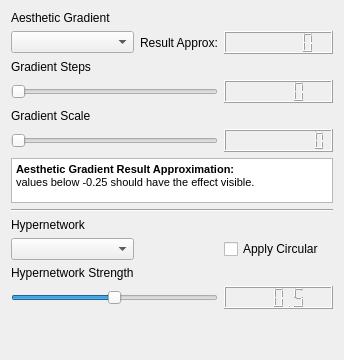
             <widget class="QWidget" name="tab_7">
              <attribute name="title">
               <string>Embeddings</string>
              </attribute>
              <layout class="QGridLayout" name="gridLayout_8">
               <item row="1" column="1">
                <widget class="QLabel" name="label_50">
                 <property name="text">
                  <string>Result Approx:</string>
                 </property>
                </widget>
               </item>
               <item row="1" column="0">
                <widget class="QComboBox" name="gradientList"/>
               </item>
               <item row="10" column="0">
                <widget class="QLabel" name="label_53">
                 <property name="text">
                  <string>Hypernetwork Strength</string>
                 </property>
                </widget>
               </item>
               <item row="2" column="0">
                <widget class="QLabel" name="label_48">
                 <property name="text">
                  <string>Gradient Steps</string>
                 </property>
                </widget>
               </item>
               <item row="5" column="0" colspan="2">
                <widget class="QSlider" name="gradientScale">
                 <property name="maximum">
                  <number>500000</number>
                 </property>
                 <property name="orientation">
                  <enum>Qt::Horizontal</enum>
                 </property>
                </widget>
               </item>
               <item row="12" column="0">
                <spacer name="verticalSpacer_8">
                 <property name="orientation">
                  <enum>Qt::Vertical</enum>
                 </property>
                 <property name="sizeHint" stdset="0">
                  <size>
                   <width>20</width>
                   <height>40</height>
                  </size>
                 </property>
                </spacer>
               </item>
               <item row="4" column="0">
                <widget class="QLabel" name="label_49">
                 <property name="text">
                  <string>Gradient Scale</string>
                 </property>
                </widget>
               </item>
               <item row="7" column="0" colspan="3">
                <widget class="Line" name="line_4">
                 <property name="orientation">
                  <enum>Qt::Horizontal</enum>
                 </property>
                </widget>
               </item>
               <item row="1" column="2">
                <widget class="QLCDNumber" name="resultApproxLCD">
                 <property name="smallDecimalPoint">
                  <bool>true</bool>
                 </property>
                 <property name="digitCount">
                  <number>6</number>
                 </property>
                </widget>
               </item>
               <item row="11" column="0" colspan="2">
                <widget class="QSlider" name="hypernetwork_strength">
                 <property name="maximum">
                  <number>1000</number>
                 </property>
                 <property name="value">
                  <number>500</number>
                 </property>
                 <property name="orientation">
                  <enum>Qt::Horizontal</enum>
                 </property>
                </widget>
               </item>
               <item row="6" column="0" colspan="3">
                <widget class="QTextBrowser" name="textBrowser">
                 <property name="sizePolicy">
                  <sizepolicy hsizetype="Expanding" vsizetype="Expanding">
                   <horstretch>0</horstretch>
                   <verstretch>0</verstretch>
                  </sizepolicy>
                 </property>
                 <property name="minimumSize">
                  <size>
                   <width>0</width>
                   <height>0</height>
                  </size>
                 </property>
                 <property name="maximumSize">
                  <size>
                   <width>16777215</width>
                   <height>45</height>
                  </size>
                 </property>
                 <property name="baseSize">
                  <size>
                   <width>0</width>
                   <height>200</height>
                  </size>
                 </property>
                 <property name="html">
                  <string>&lt;!DOCTYPE HTML PUBLIC &quot;-//W3C//DTD HTML 4.0//EN&quot; &quot;http://www.w3.org/TR/REC-html40/strict.dtd&quot;&gt;
&lt;html&gt;&lt;head&gt;&lt;meta name=&quot;qrichtext&quot; content=&quot;1&quot; /&gt;&lt;meta charset=&quot;utf-8&quot; /&gt;&lt;style type=&quot;text/css&quot;&gt;
p, li { white-space: pre-wrap; }
hr { height: 1px; border-width: 0; }
&lt;/style&gt;&lt;/head&gt;&lt;body style=&quot; font-family:'Segoe UI'; font-size:9pt; font-weight:400; font-style:normal;&quot;&gt;
&lt;p style=&quot; margin-top:0px; margin-bottom:0px; margin-left:0px; margin-right:0px; -qt-block-indent:0; text-indent:0px;&quot;&gt;&lt;span style=&quot; font-family:'MS Shell Dlg 2'; font-size:8.25pt; font-weight:600;&quot;&gt;Aesthetic Gradient Result Approximation:&lt;/span&gt;&lt;/p&gt;
&lt;p style=&quot; margin-top:0px; margin-bottom:0px; margin-left:0px; margin-right:0px; -qt-block-indent:0; text-indent:0px;&quot;&gt;&lt;span style=&quot; font-family:'MS Shell Dlg 2'; font-size:8.25pt;&quot;&gt;values below -0.25 should have the effect visible.&lt;/span&gt;&lt;/p&gt;&lt;/body&gt;&lt;/html&gt;</string>
                 </property>
                </widget>
               </item>
               <item row="9" column="0">
                <widget class="QComboBox" name="use_hypernetwork"/>
               </item>
               <item row="3" column="0" colspan="2">
                <widget class="QSlider" name="gradientSteps">
                 <property name="maximum">
                  <number>100</number>
                 </property>
                 <property name="orientation">
                  <enum>Qt::Horizontal</enum>
                 </property>
                </widget>
               </item>
               <item row="0" column="0">
                <widget class="QLabel" name="label_47">
                 <property name="text">
                  <string>Aesthetic Gradient</string>
                 </property>
                </widget>
               </item>
               <item row="11" column="2">
                <widget class="QLCDNumber" name="hypernetwork_strengthNumber">
                 <property name="value" stdset="0">
                  <double>0.500000000000000</double>
                 </property>
                </widget>
               </item>
               <item row="3" column="2">
                <widget class="QLCDNumber" name="gradientStepsLCD">
                 <property name="digitCount">
                  <number>5</number>
                 </property>
                </widget>
               </item>
               <item row="5" column="2">
                <widget class="QLCDNumber" name="gradientScaleLCD">
                 <property name="digitCount">
                  <number>10</number>
                 </property>
                </widget>
               </item>
               <item row="8" column="0">
                <widget class="QLabel" name="label_54">
                 <property name="text">
                  <string>Hypernetwork</string>
                 </property>
                </widget>
               </item>
               <item row="9" column="2">
                <widget class="QCheckBox" name="apply_circular">
                 <property name="text">
                  <string>Apply Circular</string>
                 </property>
                </widget>
               </item>
              </layout>
             </widget>
